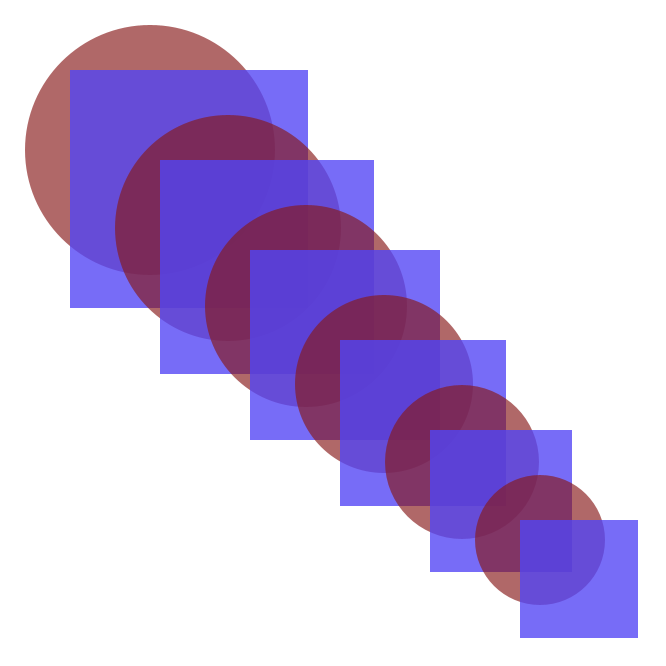
Frame 1 (no input)
Frame 60 (the mouse pressed at the canvas centre just before this capture): identical to frame 1, image omitted
Frame 120 (the mouse held since frame 60 and released just before this capture): identical to frame 1, image omitted

The Processing sketch that drew this single still picture (run headless with seeded random() and noise(); from frame 60 on, the mouse is pressed at the canvas centre):

// Processing sketch: lecture_240822b_variables
// ── lecture_240822b_variables.pde
// when we declare variables,
// we need to specify the data type
// as well as the name of the variable
color red; // "color": the data type, "red": the variable name
color periwinkle; // same data type, different name
float shapeX, shapeY; // multi-variable declaration (same type)
float shapeSize = 150; // compound declaration/initialization

void setup(){
  size(666, 666);
  noStroke();
  rectMode(CENTER);
}

void draw(){
  // these need to get reset to their initial value every frame
  shapeSize = 250;
  shapeX = 150;
  shapeY = 150;
  
  // sizeStep, xStep, and yStep are all local variables
  // (they can't get used outside of this function)
  red = color(#861919, 167);
  periwinkle = color(#5245f5, 201);
  float sizeStep = 12;
  float xStep = 39;
  float yStep = 39;
  
  background(255);
  
  // iteration 1
  fill(red);
  circle(shapeX, shapeY, shapeSize);
  shapeSize -= sizeStep;
  shapeX += xStep;
  shapeY += yStep;
  fill(periwinkle);
  square(shapeX, shapeY, shapeSize);
  shapeSize -= sizeStep;
  shapeX += xStep;
  shapeY += yStep;
  
  // iteration 2
  fill(red);
  circle(shapeX, shapeY, shapeSize);
  shapeSize = shapeSize - sizeStep;
  shapeX = shapeX + xStep;
  shapeY = shapeY + yStep;
  fill(periwinkle);
  square(shapeX, shapeY, shapeSize);
  shapeSize = shapeSize - sizeStep;
  shapeX = shapeX + xStep;
  shapeY = shapeY + yStep;
  
  // iteration 3
  fill(red);
  circle(shapeX, shapeY, shapeSize);
  shapeSize = shapeSize - sizeStep;
  shapeX = shapeX + xStep;
  shapeY = shapeY + yStep;
  fill(periwinkle);
  square(shapeX, shapeY, shapeSize);
  shapeSize = shapeSize - sizeStep;
  shapeX = shapeX + xStep;
  shapeY = shapeY + yStep;
  
  // iteration 4
  fill(red);
  circle(shapeX, shapeY, shapeSize);
  shapeSize = shapeSize - sizeStep;
  shapeX = shapeX + xStep;
  shapeY = shapeY + yStep;
  fill(periwinkle);
  square(shapeX, shapeY, shapeSize);
  shapeSize = shapeSize - sizeStep;
  shapeX = shapeX + xStep;
  shapeY = shapeY + yStep;
  
  // iteration 5
  fill(red);
  circle(shapeX, shapeY, shapeSize);
  shapeSize = shapeSize - sizeStep;
  shapeX = shapeX + xStep;
  shapeY = shapeY + yStep;
  fill(periwinkle);
  square(shapeX, shapeY, shapeSize);
  shapeSize = shapeSize - sizeStep;
  shapeX = shapeX + xStep;
  shapeY = shapeY + yStep;
  
  // iteration 6
  fill(red);
  circle(shapeX, shapeY, shapeSize);
  shapeSize = shapeSize - sizeStep;
  shapeX = shapeX + xStep;
  shapeY = shapeY + yStep;
  fill(periwinkle);
  square(shapeX, shapeY, shapeSize);
  shapeSize = shapeSize - sizeStep;
  shapeX = shapeX + xStep;
  shapeY = shapeY + yStep;
  
  if(frameCount == 1){
    save("output.png");
    println("image saved!");
  }
}
